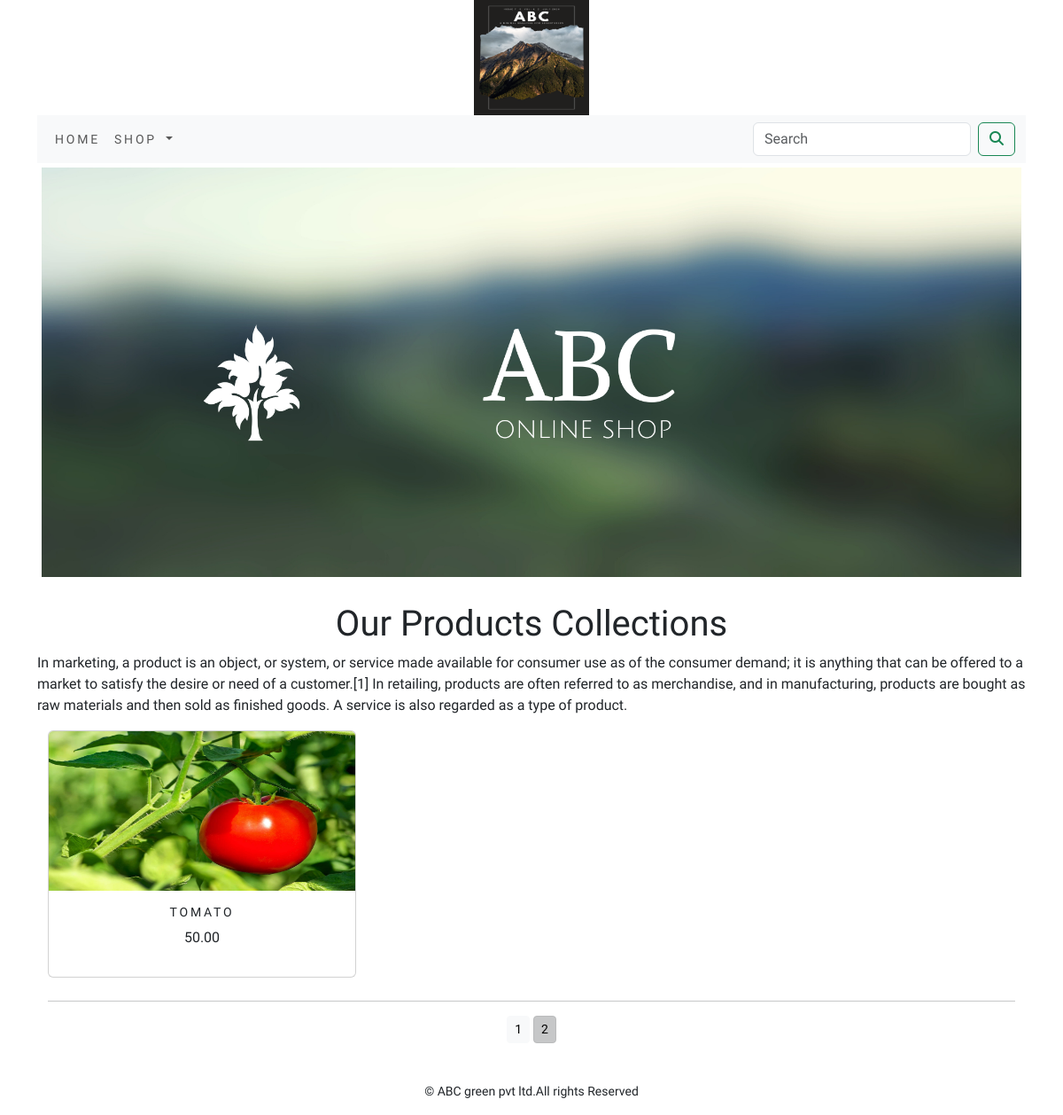
Screenshot of /shop/?page=2 with the database file from the repository.
### shop/models.py (models this page shows, shortened)
class Product(models.Model):
    name=models.CharField(max_length=250,unique=True)
    slug=models.SlugField(max_length=250,unique=True)
    description=models.TextField(blank=True)
    price=models.DecimalField(max_digits=10,decimal_places=2)
    category=models.ForeignKey(Category,on_delete=models.CASCADE)
    image=models.ImageField(upload_to='product',blank=True)
    stock=models.IntegerField()
    available=models.BooleanField(default=True)
    created=models.DateTimeField(auto_now_add=True)
    updated=models.DateTimeField(auto_now=True)
    def get_url(self):
        return reverse('shop:proDetail',args=[self.category.slug,self.slug])
    class Meta:
        ordering=('name',)
        verbose_name='product'
        verbose_name_plural='products'

### shop/views.py (the view)
# urls.py: path('',views.allProdCat,name='allProdCat'),
def allProdCat(request,c_slug=None):
    c_page=None
    products_list=None
    if c_slug!=None:
        c_page=get_object_or_404(Category,slug=c_slug)
        products_list=Product.objects.all().filter(category=c_page,available=True)
    else:
        products_list=Product.objects.all().filter(available=True)
    paginator=Paginator(products_list,6)
    try:
        page=int(request.GET.get('page','1'))
    except:
        page=1
    try:
        products=paginator.page(page)
    except (EmptyPage,InvalidPage):
        products=paginator.page(paginator.num_pages)
    return  render(request,'category.html',{'category':c_page,'products':products})

### cart/context_processors.py (called while the page is built)
def counter(request):
    item_count=0
    if 'admin' in request.path:
        return {}
    else:
        try:
            cart=Cart.objects.filter(cart_id=_cart_id(request))
            cart_items=CartItem.objects.all().filter(cart=cart[:1])
            for cart_item in cart_items:
                item_count +=cart_item.quantity
        except Cart.DoesNotExit:
            item_count =0
    return dict(item_count=item_count)

### cart/views.py (called while the page is built)
def _cart_id(request):
    cart=request.session.session_key
    if not cart:
        cart=request.session.create()
    return cart

### shop/context_processors.py (called while the page is built)
def menu_links(request):
    links=Category.objects.all()
    return  dict(links=links)

### shop/models.py (called while the page is built)
    def get_url(self):
        return reverse('shop:product_by_category',args=[self.slug])

### templates/category.html (shortened to what this page needs)
{% extends 'base.html' %}
{% load static %}
{% block content %}
<div class="mx-auto">
  {% if category %}
  <img class="my_image"  style=" width:100%;
    height:20%;"src="{{category.image.url}}" alt="{{category.name}}">
</div>
<br>
<div>
  <h1 class="text-center my_title" style="font-size:16px;
    text-transform:uppercase;
    letter-spacing:.2em;">{{category.name}}</h1>
  <p class="text-justify">{{category.description}}</p>
</div>
{% else %}
<div>
<img class="my_image my_image_padding" style=" width:100%;padding:5px;"src="{% static 'img/banner.png' %}" alt="our products">
</div>
<br>
<div>
  <h1 class="text-center my_title">Our Products Collections</h1>
  <p class="text-justify">In marketing, a product is an object, or system, or service made available for consumer use as of the consumer demand; it is anything that can be offered to a market to satisfy the desire or need of a customer.[1] In retailing, products are often referred to as merchandise, and in manufacturing, products are bought as raw materials and then sold as finished goods. A service is also regarded as a type of product.</p>
</div>
{% endif %}
<div class="container">
  <div class="row mx_auto">
    {% for product in products.object_list %}
    <div class="my_bottom_margin col-9 col-sm-12 col-md-4 xol-lg-4" style="margin-bottom:10px;" >
      <div class="card text-center" style="min-width:18rem;">
        <a href="{{product.get_url}}"><img class="card-img-top my_image" style="width:100%;height:180px;" src="{{product.image.url}}" alt="{{product.name}}"></a>
      <div class="card-body">
        <h4 style="font-size:14px;
text-transform:uppercase;
letter-spacing:.2em;">{{product.name}}</h4>
          <p>{{product.price}}</p>
      </div>
      </div>
    </div>
    {% endfor %}
  </div>
    <div class="mx-auto">
        {% if products.paginator.num_pages > 1 %}
        <hr>
        <div class="text-center">
            {% for pg in products.paginator.page_range %}
            <a href="?page={{pg}}" class="btn btn-light btn-sm {% if products.number == pg %} active {% endif %}" >{{pg}}</a>
        {% endfor %}
        </div>
        {% endif %}
    </div>
    <br>
</div>
     {% endblock %}

### templates/base.html (style rules this page uses)
body { font-family: 'Phudu', cursive; }

### rows the page displays
Product: image (picture), name "TOMATO", price "50.00"

### other values shown
{{ pg }} "1" "2"
